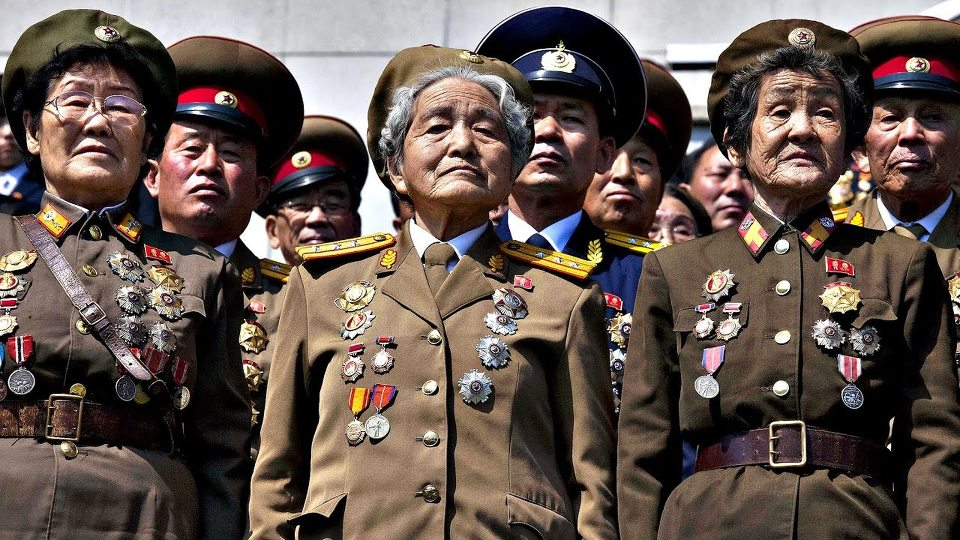
#> input picture mosaic_project/YOLOv5/data/dprk.jpg, 960 x 540 px, found by its file name
$ python mosaic_box.py
#> lines starting #> are read from the running program, lines starting #| are printed output that depends on the picture
#%%
import cv2 as cv
import numpy as np

img = cv.imread('dprk.jpg')
#> img is the input picture: shape (540, 960, 3); mean B, G, R 77.5, 85, 99.7
img_copy = img.copy()
empty_img = np.zeros_like(img)  # 이미지랑 같은 크기의 빈 배열 생성

# [x1, y1, x2, y2]
boxes = [[100, 100, 350, 500], [200, 50, 550, 250], [300, 400, 600, 650], [490, 100, 700, 600]]
boxes = np.array(boxes)

for box in boxes:
    img_ = cv.rectangle(img_copy, (box[0], box[1]), (box[2], box[3]), (0, 255, 0), -1)  # 네모박스 치세용
    empty_ = cv.rectangle(empty_img, (box[0], box[1]), (box[2], box[3]), (0, 255, 0), 1)  # 네모박스 치세용
#> this loop made 4 passes
#> pass 3, `img_ = cv.rectangle(img_copy, (box[0], box[1]), (box[2], box[3]), (0, ..`:
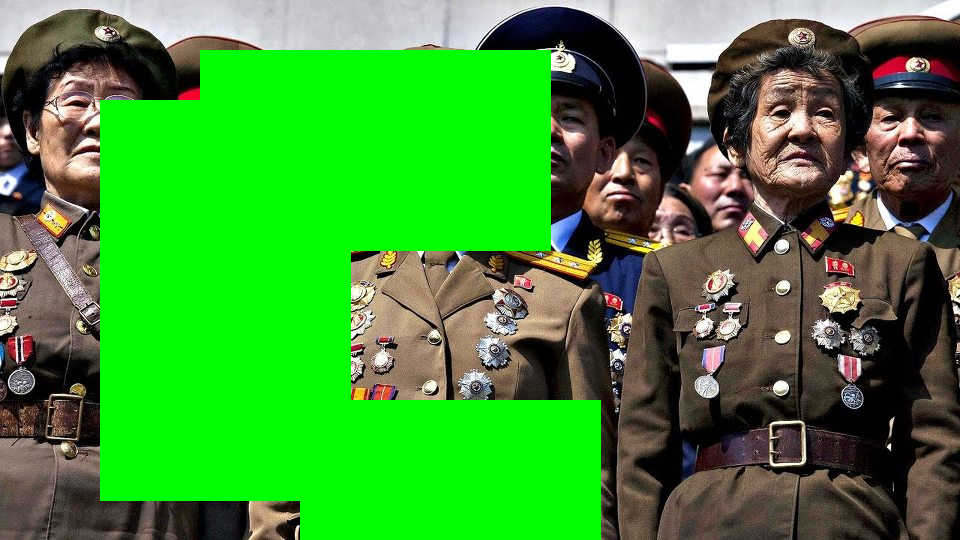
#> img_: shape (540, 960, 3); mean B, G, R 50.4, 145.9, 63.3
#> after the loop:
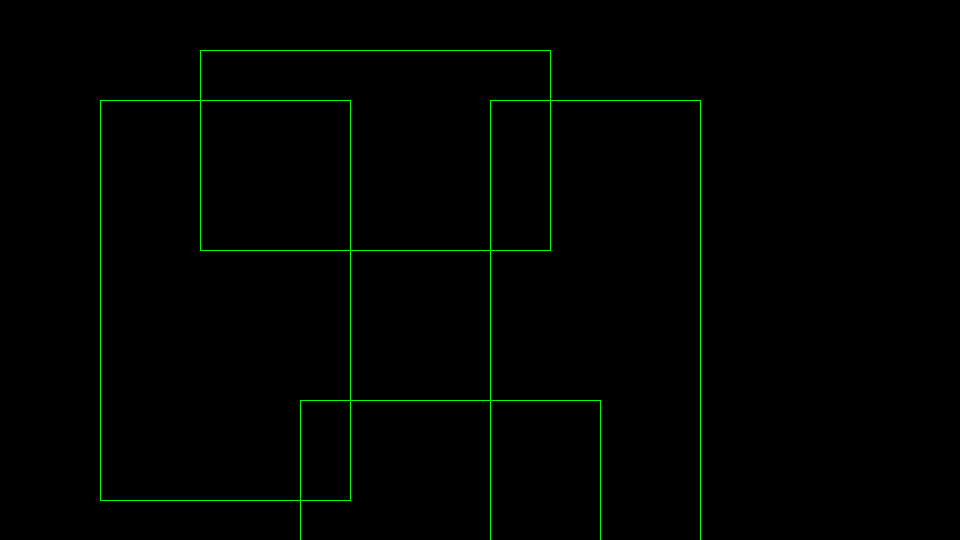
#> empty_img: shape (540, 960, 3); mean B, G, R 0, 2, 0
#> after the loop:
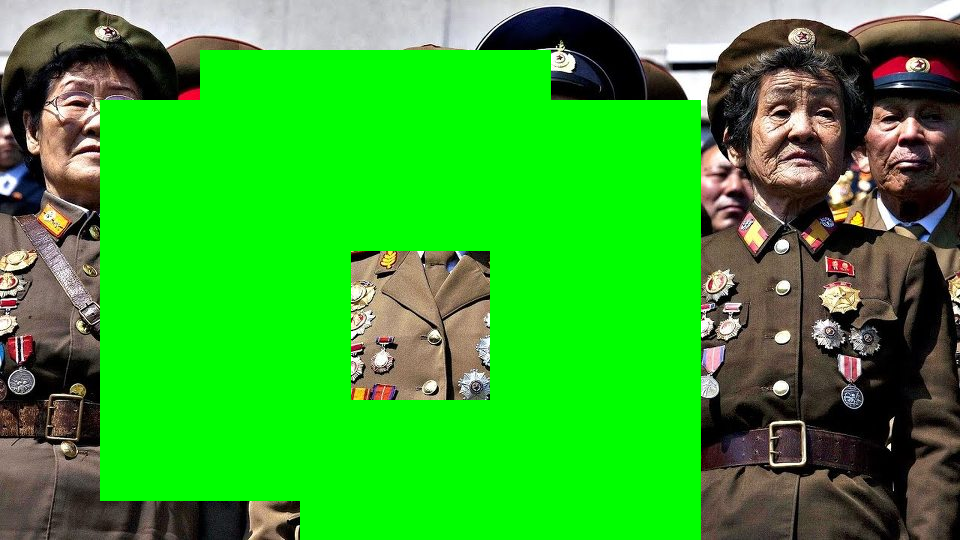
#> img_copy: shape (540, 960, 3); mean B, G, R 42.8, 170.8, 52.9

cv.imshow('img', img_)  # 박스 겹친 부분
cv.imshow('empty_img', empty_)  # 빈 이미지에 박스 친거
cv.waitKey(-1)
#%%
# 겹친 부분 최소 최대값 구하기
box_min_x, box_min_y = boxes[:, :2].min(axis=0)
box_max_x, box_max_y = boxes[:, 2:].max(axis=0)
print(box_min_x, box_min_y)
print(box_max_x, box_max_y)

img_bbox = img[box_min_y: box_max_y, box_min_x: box_max_x, :]  # 이미지에서 박스 최소 ~ 최대 부분만 잘라내기
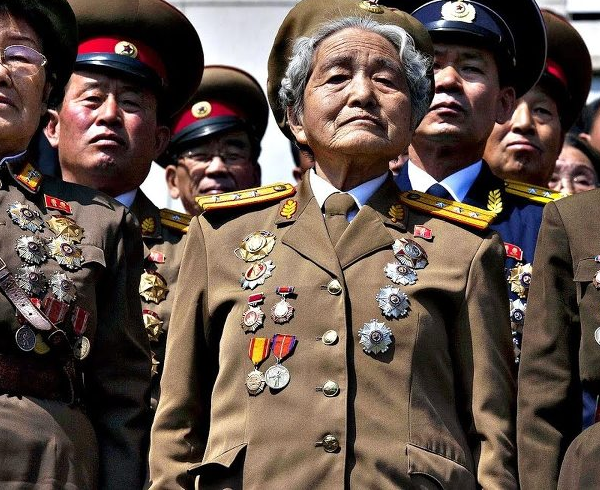
#> img_bbox: shape (490, 600, 3); mean B, G, R 72.2, 81.4, 97.4
empty_img_bbox = empty_img[box_min_y: box_max_y, box_min_x: box_max_x, :]  # 빈 이미지에서 박스 최소 ~ 최대 부분만 잘라내기
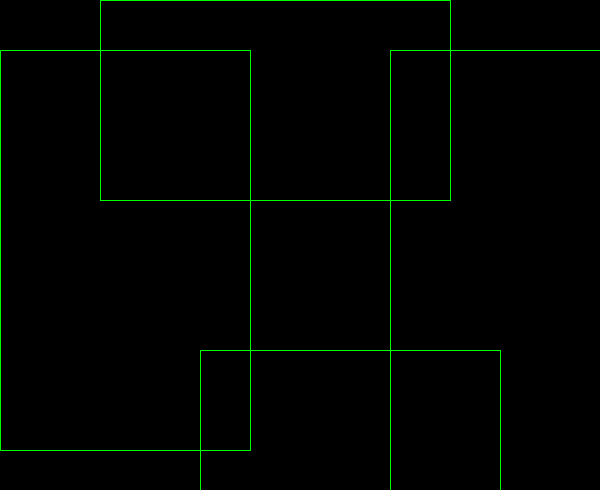
#> empty_img_bbox: shape (490, 600, 3); mean B, G, R 0, 3.1, 0
is_boxed = (empty_img_bbox > 0)

# 모자이크
h, w, c = img_bbox.shape
#> h = 490; w = 600; c = 3
resized_img = cv.resize(img_bbox, (50, 50))
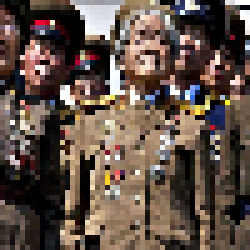
#> resized_img: shape (50, 50, 3) (shown 5 times larger); mean B, G, R 71.9, 81.2, 97.3
mosaic_img = cv.resize(resized_img, (w, h))
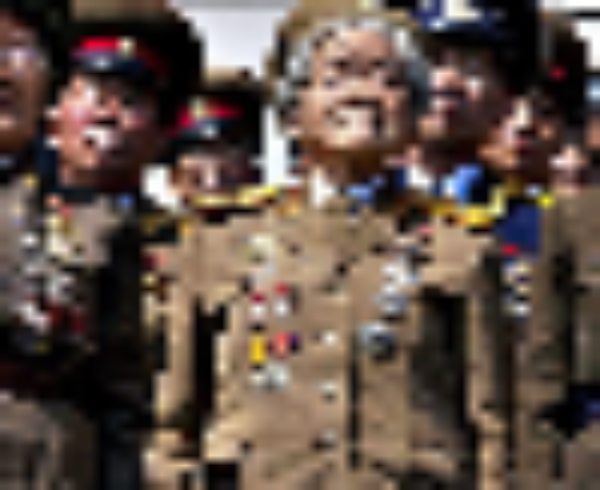
#> mosaic_img: shape (490, 600, 3); mean B, G, R 71.8, 81.1, 97.2

# img_bbox[is_boxed] = mosaic_img
final_img = np.where(is_boxed, mosaic_img, img_bbox)  # 네모 친 부분에만 모자이크

img[box_min_y: box_max_y, box_min_x: box_max_x, :] = final_img  # 전체 이미지에 모자이크 처리된 이미지 넣기

cv.imshow('img_bbox', img_bbox)  # 박스 겹친 부분
cv.imshow('empty_img_bbox', empty_img_bbox)  # 빈 이미지 박스 겹친 부분
cv.imshow('mosaic', mosaic_img)  # 모자이크 처리 된거
cv.imshow('final_img', img)  # 최종 결과물
cv.waitKey(-1)
# %%

$ run again, with mosaic_project/YOLOv5/data/mosaic_Kim_Jong-un.jpg copied over mosaic_project/YOLOv5/data/dprk.jpg
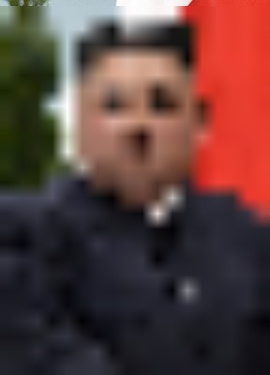
#> input picture mosaic_project/YOLOv5/data/mosaic_Kim_Jong-un.jpg, 270 x 375 px, found by its file name
#> img is the input picture: shape (375, 270, 3); mean B, G, R 59.4, 62.7, 92.9
#> `empty_img_bbox = empty_img[box_min_y: box_max_y, box_min_x: box_max_x,..`:
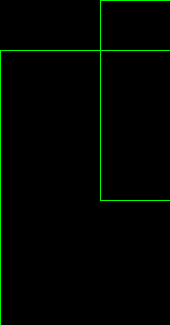
#> empty_img_bbox: shape (325, 170, 3); mean B, G, R 0, 3.6, 0
#> `resized_img = cv.resize(img_bbox, (50, 50))`:
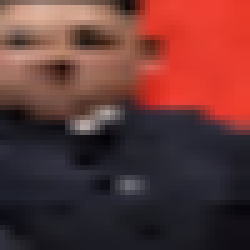
#> resized_img: shape (50, 50, 3) (shown 5 times larger); mean B, G, R 53.6, 55.4, 99.4
